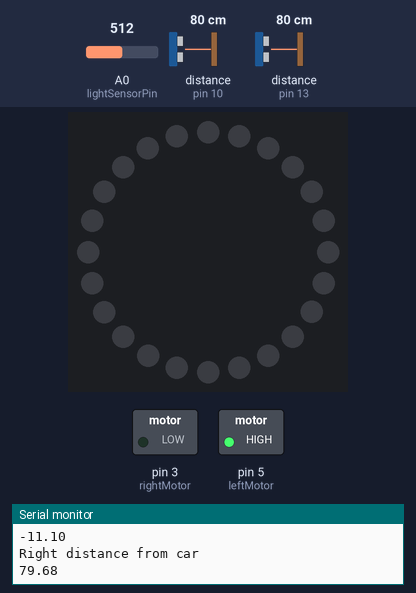
This sketch was run on a simulated Arduino Uno, built with avr-gcc and run on an emulated ATmega328P. On the bench: 24 RGB LEDs in a ring, first at the top, clockwise, switched loads named in the sketch (green lamp = pin HIGH), the last lines printed to the serial monitor. Wiring (inferred from the names in the program): 2 × ultrasonic range finder: trigger pin 11, echo pin 10 / trigger pin 12, echo pin 13. The test bench sets the inputs (shaded band); at power-on: A0 (lightSensorPin) = 512, distance to the obstacle (sensors on pin 10, pin 13) 80 cm. The echo pulse lasts 58.3 µs per cm; dim RGB values are drawn brighter than linear; the strip is taken to match the declared colour order; pins used as bus, display or sensor lines are not drawn.

Above: at 1.2 s.
1.3 s: A0 (lightSensorPin) set to 910
At 2.2 s:
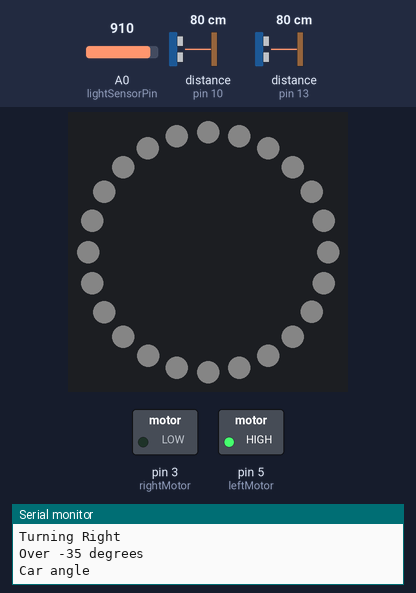
2.9 s: distance to the obstacle (sensor on pin 10) set to 71 cm
5.9 s: distance to the obstacle (sensor on pin 10) set to 62 cm
At 7.1 s:
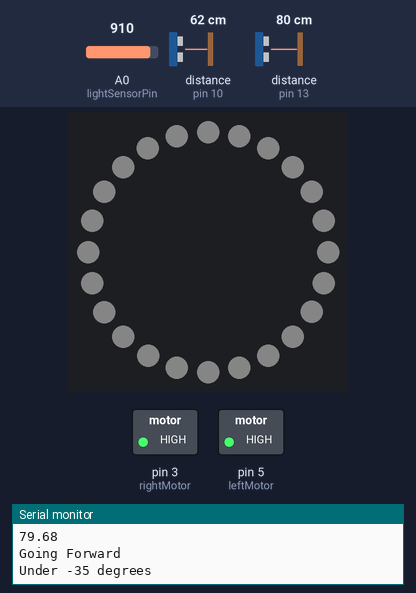
7.4 s: distance to the obstacle (sensor on pin 13) set to 70 cm
At 8.3 s:
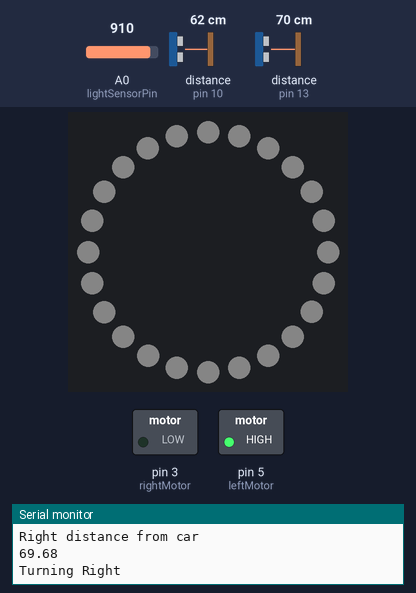
10.4 s: distance to the obstacle (sensor on pin 13) set to 2 cm
At 11.7 s:
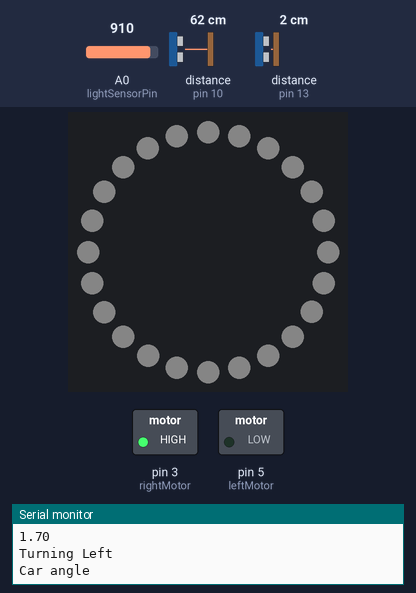
12.0 s: A0 (lightSensorPin) set to 900
At 13.4 s:
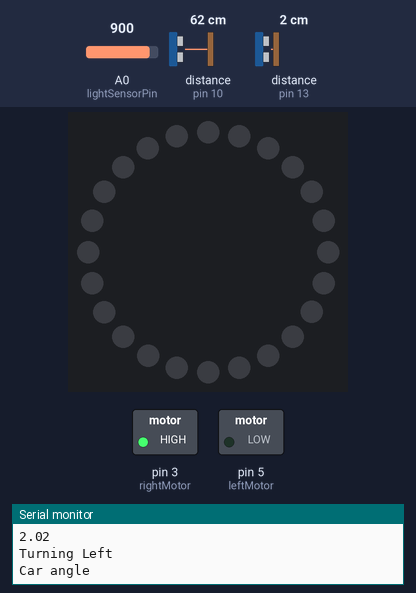
Timing chart, 0 to 14.5 s (numbered marks = the images above; inputs shaded):
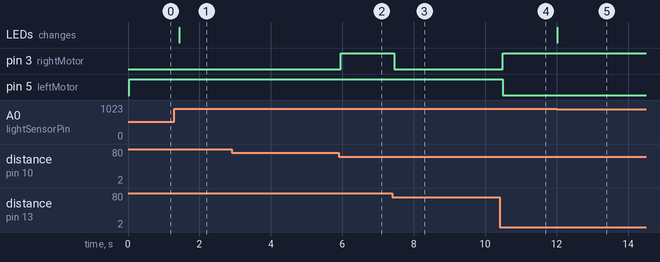

Measured:
- the behaviour switches between 68 and 67 cm on distance to the obstacle (sensor on pin 10) (found by bisection; images 1 and 2)
- the behaviour switches between 74 and 73 cm on distance to the obstacle (sensor on pin 13) (found by bisection; images 2 and 3)
- after the input at 1.3 s, the LEDs: change after 0.13 s (image 1)
- after the input at 5.9 s, pin 3 (rightMotor): LOW → HIGH after 0.05 s
- after the input at 7.4 s, pin 3 (rightMotor): HIGH → LOW after 0.05 s
- after the input at 10.4 s, pin 3 (rightMotor): LOW → HIGH after 0.10 s; pin 5 (leftMotor): HIGH → LOW after 0.10 s
- after the input at 12.0 s, the LEDs: change at once (image 5)

The sketch:

slutProjekt.ino
```cpp
/*
  Project: Clock and temperature project
  Author: Edwin Ädel
  Date: 2025-11-07
  Description: This program uses ultrasonic sensors to calculates how the car should drive and it also has a ledring which uses a light sensor to know when to turn on the ledring.
*/

// Include libraries
#include "RTClib.h"
#include "U8glib.h"
#include <Wire.h>
#include <Adafruit_NeoPixel.h>

// Defines the connected led pin on the arduino and led count(number of lights on the led ring)
#define LED_PIN    6
#define LED_COUNT 24

#define TRIG1 12
#define ECHO1 13
#define TRIG2 11
#define ECHO2 10
/*
#define TRIG3 9
#define ECHO3 8
#define TRIG4 7
#define ECHO4 6
#define TRIG5 2
#define ECHO5 1
*/

// Constructs objects
U8GLIB_SSD1306_128X64 u8g(U8G_I2C_OPT_NO_ACK);
RTC_DS3231 rtc;
Adafruit_NeoPixel ring(LED_COUNT, LED_PIN, NEO_RGB + NEO_KHZ800);

const int lightSensorPin = A0;
const int lightThreshHold = 900; // How bright it needs to be to turn on the ledring.

const int rightMotor = 3; // relay controlling motor
const int leftMotor = 5; // relay controlling motor

const int targetDistance = 20; // Target distance in cm.

const float driveMargin = 0.2; // The margin in targetDistance in %

const float diagonalSensorOffset = 5.8;
const float sideSensorOffset = 6.3805;
const float frontSensorOffset = 7.3805;


void setup(){
  Serial.begin(9600);
  u8g.setFont(u8g_font_6x12);

  pinMode(lightSensorPin, INPUT);

  pinMode(TRIG1, OUTPUT);
  pinMode(ECHO1, INPUT);
  pinMode(TRIG2, OUTPUT);
  pinMode(ECHO2, INPUT);
/*
  pinMode(TRIG3, OUTPUT);
  pinMode(ECHO3, INPUT);
  pinMode(TRIG4, OUTPUT);
  pinMode(ECHO4, INPUT);
  pinMode(TRIG5, OUTPUT);
  pinMode(ECHO5, INPUT);
*/
  pinMode(rightMotor, OUTPUT);
  pinMode(leftMotor, OUTPUT);

  ring.begin();
  ring.setBrightness(0); //Brightness: 0 - 255
}


// Sets the light color depending on the temperature.
void ledRingBrightness(){

  for(int i = 0; i < 24; i++){
        ring.setPixelColor(i, 255, 255, 255);
  }

  int inverted = analogRead(lightSensorPin);
  int lightValue = map(inverted, lightThreshHold, 1023, 0, 100);

  if (inverted < lightThreshHold){
    lightValue = 0;
  }

  ring.setBrightness(lightValue); //Brightness: 0 - 255
  ring.show(); // Turns on the lights.
  ring.clear(); // Clears the lights.
}


// Reads the right distance and converts it to cm.
float rightDistance(){
  digitalWrite(TRIG1, LOW); delayMicroseconds(2);
  digitalWrite(TRIG1, HIGH); delayMicroseconds(10);
  digitalWrite(TRIG1, LOW);
  return (pulseIn(ECHO1, HIGH) * 0.0343 / 2) + sideSensorOffset; // distance in cm
}

// Reads the diagonal right distance and converts it to cm.
float diagonalRightDistance(){
  digitalWrite(TRIG2, LOW); delayMicroseconds(2);
  digitalWrite(TRIG2, HIGH); delayMicroseconds(10);
  digitalWrite(TRIG2, LOW);
  return (pulseIn(ECHO2, HIGH) * 0.0343 / 2) + diagonalSensorOffset; // distance in cm
}

// Reads the front distance and converts it to cm.
/*
float frontDistance(){
  digitalWrite(TRIG3, LOW); delayMicroseconds(2);
  digitalWrite(TRIG3, HIGH); delayMicroseconds(10);
  digitalWrite(TRIG3, LOW);
  return (pulseIn(ECHO3, HIGH) * 0.0343 / 2) + diagonalSensorOffset; // distance in cm
}


// Reads the diagonal left distance and converts it to cm.
float diagonalLeftDistance(){
  digitalWrite(TRIG4, LOW); delayMicroseconds(2);
  digitalWrite(TRIG4, HIGH); delayMicroseconds(10);
  digitalWrite(TRIG4, LOW);
  return (pulseIn(ECHO4, HIGH) * 0.0343 / 2) + diagonalSensorOffset; // distance in cm
}

// Reads the left distance and converts it to cm.
float leftDistance(){
  digitalWrite(TRIG5, LOW); delayMicroseconds(2);
  digitalWrite(TRIG5, HIGH); delayMicroseconds(10);
  digitalWrite(TRIG5, LOW);
  return (pulseIn(ECHO5, HIGH) * 0.0343 / 2) + diagonalSensorOffset; // distance in cm
}
*/


// Calculates the angle of the car compared to the wall.
float getWallAngle(){
  float wallAngle;

  float sin20 = 0.3420201;
  float cos20 = 0.9396926;

  float height = diagonalRightDistance() * sin20;
  float base = (diagonalRightDistance() * cos20) - rightDistance();

  wallAngle = atan2(base, height) * (180 / PI);
  return wallAngle;
}


void goForward(){
  digitalWrite(leftMotor, HIGH);
  digitalWrite(rightMotor, HIGH);
  Serial.println("Going Forward");
}

void goRight(){
  digitalWrite(leftMotor, HIGH);
  digitalWrite(rightMotor, LOW);
  Serial.println("Turning Right");
}

void goLeft(){
  digitalWrite(leftMotor, LOW);
  digitalWrite(rightMotor, HIGH);
  Serial.println("Turning Left");
}


// This function drives the car.
void drive () {
  float rightDistanceFromCar = rightDistance() - sideSensorOffset;
  //float leftDistanceFromCar = leftDistance() - sideSensorOffset;
  float leftDistanceFromCar = 100000;

  Serial.println("Car angle");
  Serial.println(getWallAngle());
  Serial.println("Right distance from car");
  Serial.println(rightDistanceFromCar);
  //Serial.println("Left distance from car");
  //Serial.println(leftDistanceFromCar);
  //delay(1000);

  if (rightDistanceFromCar < leftDistanceFromCar){
    // Right Side
    if (rightDistanceFromCar < (targetDistance * (1 - driveMargin))){
      goLeft();
    }

    else if (rightDistanceFromCar > (targetDistance * (1 + driveMargin))){
      if (getWallAngle() < -35){
        goForward();
        Serial.println("Under -35 degrees");
      }
      else {
        goRight();
        Serial.println("Over -35 degrees");
      }
    }
    else {
      goForward();
    }
  }

  else {
    //Left side
    if (rightDistanceFromCar < (targetDistance * (1 - driveMargin))){
      goRight();
    }

    else if (rightDistanceFromCar > (targetDistance * (1 + driveMargin))){
      if (getWallAngle() < -35){
        goForward();
        Serial.println("Under -35 degrees");
      }
      else {
        goLeft();
        Serial.println("Over -35 degrees");
      }
    }
    else {
      goForward();
    }
  }
}


void loop(){
  ledRingBrightness(); // This function updates the background light color using the current temperature.

  drive(); // This function drives the car.
}
```
